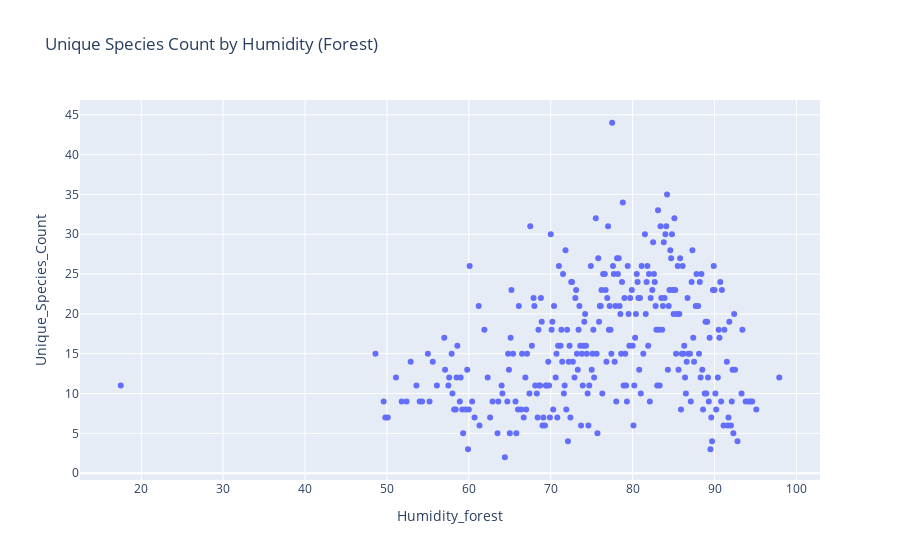

Notebook source saved alongside this figure:
### Code cell
fig_humidity_forest_scatter = px.scatter(avg_species_humidity_forest, x='Humidity_forest', y='Unique_Species_Count', title='Unique Species Count by Humidity (Forest)')
fig_humidity_forest_scatter.show()

### Figure 1 — Plotly figure (JSON) as saved in the notebook; plotly's stock layout.template omitted (floating-point values rounded to 4 significant figures; data arrays with more than 128 entries replaced by an {"elided": "..."} marker saying what was removed)
{"data": [{"hovertemplate": "Humidity_forest=%{x}<br>Unique_Species_Count=%{y}<extra></extra>", "legendgroup": "", "marker": {"color": "#636efa", "symbol": "circle"}, "mode": "markers", "name": "", "orientation": "v", "showlegend": false, "type": "scatter", "x": {"elided": "302 float values"}, "xaxis": "x", "y": {"elided": "302 int values"}, "yaxis": "y"}], "layout": {"legend": {"tracegroupgap": 0}, "title": {"text": "Unique Species Count by Humidity (Forest)"}, "xaxis": {"anchor": "y", "domain": [0, 1], "title": {"text": "Humidity_forest"}}, "yaxis": {"anchor": "x", "domain": [0, 1], "title": {"text": "Unique_Species_Count"}}}}
